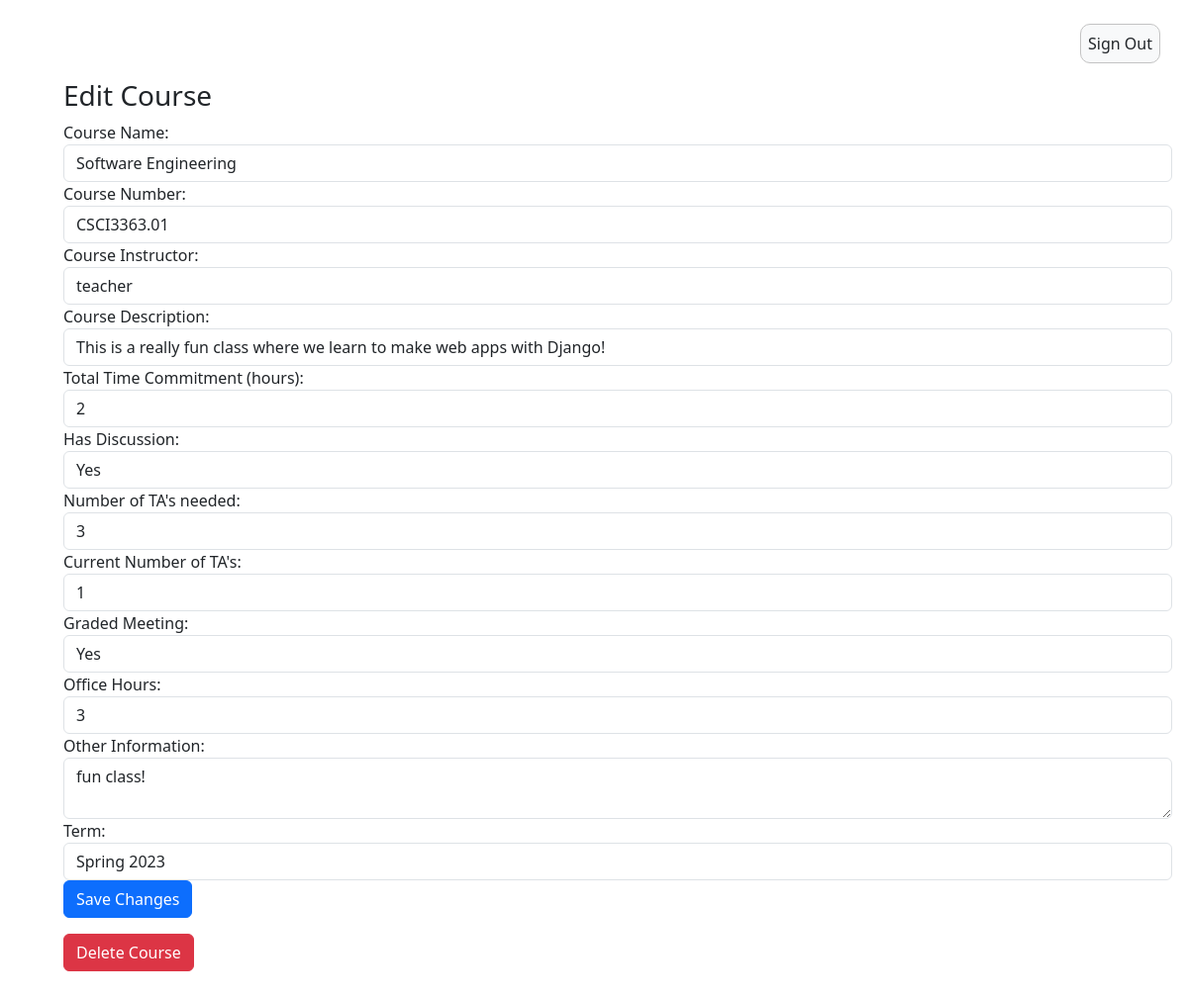
The page /edit_course/13/ on the database its author committed.
### InstructorAddCourse/models.py (models this page shows)
class InstructorAddCourse(models.Model):
	course_instructor = models.ForeignKey(User, on_delete=models.CASCADE)
	course_name = models.CharField(max_length=255)
	course_number = models.CharField(max_length=255)
	course_instructor = models.CharField(max_length=255)
	description = models.CharField(max_length=800)
	total_time_commitment = models.DecimalField(max_digits=2, decimal_places=0, validators=[MinValueValidator(0)], default=0)
	has_discussion = models.CharField(choices=[('yes', 'Yes'),('no', 'No')], max_length=50, default='')
	num_ta_needed = models.DecimalField(max_digits=2, decimal_places=0, validators=[MinValueValidator(0)], default=0)
	curr_num_ta = models.IntegerField(default=0)
	graded_meeting = models.CharField(choices=[('yes', 'Yes'),('no', 'No')], max_length=50, default='')
	office_hours = models.DecimalField(max_digits=2, decimal_places=0, validators=[MinValueValidator(0)], default=0)
	other_info = models.CharField(max_length=800, default=None)
	term = models.CharField(default=get_default_term(), max_length=100)

### adminSummary/views.py (the view)
# urls.py: path("edit_course/<int:course_id>/", edit_course, name="edit_course"),
def edit_course(request, course_id):
    course = get_object_or_404(InstructorAddCourse, id=course_id)
    if request.method == "POST":
        course.course_name = request.POST['course_name']
        course.course_number = request.POST['course_number']
        course.course_instructor = request.POST['course_instructor']
        course.description = request.POST['description']
        course.total_time_commitment = request.POST['total_time_commitment']
        course.has_discussion = request.POST['has_discussion']
        course.num_ta_needed = request.POST['num_ta_needed']
        course.curr_num_ta = request.POST['curr_num_ta']
        course.graded_meeting = request.POST['graded_meeting']
        course.office_hours = request.POST['office_hours']
        course.other_info = request.POST['other_info']
        course.term = request.POST['term']
        course.save()
        return redirect(request.session.get('previous_url', '/'))
    else:
        request.session['previous_url'] = request.META.get('HTTP_REFERER', '/')
        return render(request, "edit_course.html", {"course": course})

### templates/edit_course.html (shortened to what this page needs)
{% extends 'appbase.html' %}
{% block content %}
  <h3>Edit Course</h3>
  <form action="{% url 'edit_course' course.id %}" method="POST">
    <div class="form-group">
        <label for="course_name">Course Name:</label>
        <input type="text" name="course_name" id="course_name" value="{{ course.course_name }}" class="form-control" required>
        <label for="course_name">Course Number:</label>
        <input type="text" name="course_number" id="course_number" value="{{ course.course_number }}" class="form-control" required>
        <label for="course_name">Course Instructor:</label>
        <input type="text" name="course_instructor" id="course_instructor" value="{{ course.course_instructor }}" class="form-control" required>
        <label for="course_name">Course Description:</label>
        <input type="text" name="description" id="description" value="{{ course.description }}" class="form-control" required>
        <label for="total_time_commitment">Total Time Commitment (hours):</label>
        <input type="number" name="total_time_commitment" id="total_time_commitment" value="{{ course.total_time_commitment }}" class="form-control" required>
        <label for="has_discussion">Has Discussion:</label>
        <select name="has_discussion" id="has_discussion" class="form-control" required>
            <option value="yes" {% if course.has_discussion == 'yes' %}selected{% endif %}>Yes</option>
        </select>
        <label for="num_ta_needed">Number of TA's needed:</label>
        <input type="number" name="num_ta_needed" id="num_ta_needed" value="{{ course.num_ta_needed }}" class="form-control" required>
        <label for="curr_num_ta">Current Number of TA's:</label>
        <input type="number" name="curr_num_ta" id="curr_num_ta" value="{{ course.curr_num_ta }}" class="form-control" required>
        <label for="graded_meeting">Graded Meeting:</label>
        <select name="graded_meeting" id="graded_meeting" class="form-control" required>
            <option value="yes" {% if course.graded_meeting == 'yes' %}selected{% endif %}>Yes</option>
        </select>
        <label for="office_hours">Office Hours:</label>
        <input type="number" name="office_hours" id="office_hours" value="{{ course.office_hours }}" class="form-control" required>
        <label for="other_info">Other Information:</label>
        <textarea name="other_info" id="other_info" class="form-control" required>{{ course.other_info }}</textarea>
        <label for="term">Term:</label>
        <input type="text" name="term" id="term" value="{{ course.term }}" class="form-control" required>
    </div>
    <input type="submit" class="btn btn-primary" value="Save Changes">
  </form>
  <form action="{% url 'delete_course' course.id %}" method="POST" onsubmit="return confirm('Are you sure you want to delete this course?');">
    <input type="submit" class="btn btn-danger" value="Delete Course">
  </form>
{% endblock %}

### rows shown on the page
InstructorAddCourse: course_name "Software Engineering", course_number "CSCI3363.01", course_instructor "teacher", description "This is a really fun class where we learn to make web apps with Django!", total_time_commitment "2", has_discussion "Yes", num_ta_needed "3", curr_num_ta "1", graded_meeting "Yes", office_hours "3", other_info "fun class!", term "Spring 2023"
